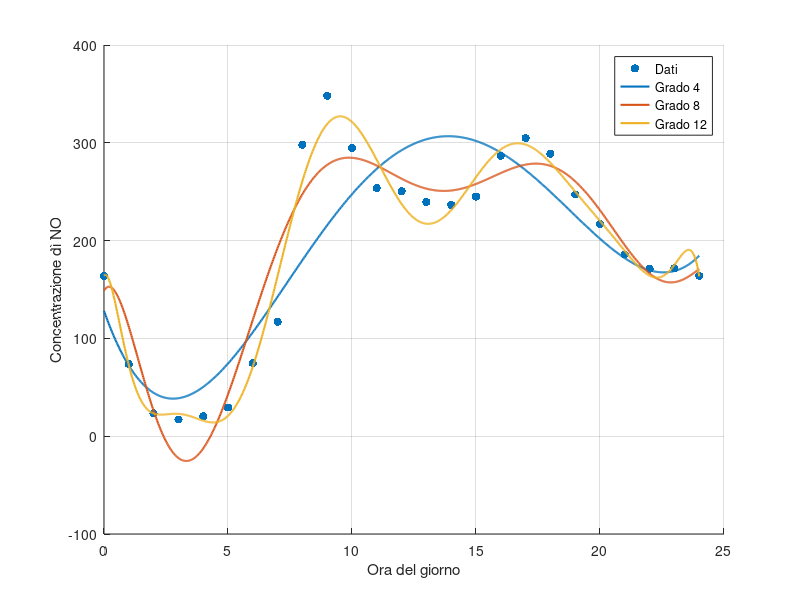

Reproduce this figure in MATLAB.
clear;
clc;

load monossido.mat

x = t(:);
y = y(:);
n = length(x);

xplot = linspace(min(x),max(x),1000)';

figure;
scatter(x,y,'filled','DisplayName','Dati');
hold on;
grid on;

for m = 4:12

    % Matrice del modello di grado m
    X = ones(n,1);

    for j = 1:m
        X = [x.^j, X];
    end

    % Coefficienti ai minimi quadrati
    [Q,R] = qr(X,"econ");
    a = R\(Q'*y);

    % Valutazione negli stessi punti dei dati
    y_modello = polyval(a,x);
    err = norm(y_modello-y)/norm(y);

    fprintf('Grado %2d: scarto relativo = %.6e\n',m,err);

    % Mostro solo tre gradi per non affollare la figura
    if ismember(m,[4 8 12])
        plot(xplot,polyval(a,xplot), ...
            'LineWidth',1.5, ...
            'DisplayName',sprintf('Grado %d',m));
    end
end

xlabel('Ora del giorno');
ylabel('Concentrazione di NO');
legend('Location','best');
